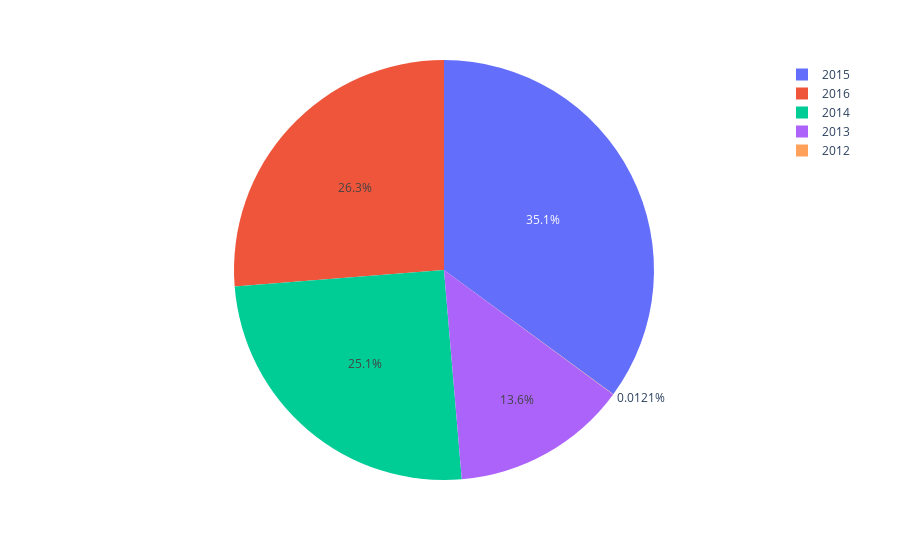

Here is the notebook cell this chart was saved with:
### Code cell
'''
Lượng dữ liệu của năm 2012 quá ít vậy nên ta sẽ loại bỏ 
và chỉ lấy dữ liệu của các năm 2013, 2014, 2015, 2016
'''
fig = px.pie(values= score["namhoc"].value_counts().values,
             names=score["namhoc"].value_counts().index)
fig

### Figure 1 — Plotly figure (JSON) as saved in the notebook; plotly's stock layout.template omitted (floating-point values rounded to 4 significant figures)
{"data": [{"domain": {"x": [0, 1], "y": [0, 1]}, "hovertemplate": "label=%{label}<br>value=%{value}<extra></extra>", "labels": [2015, 2016, 2014, 2013, 2012], "legendgroup": "", "name": "", "showlegend": true, "type": "pie", "values": [34703, 25979, 24820, 13414, 12]}], "layout": {"legend": {"tracegroupgap": 0}, "margin": {"t": 60}}}
